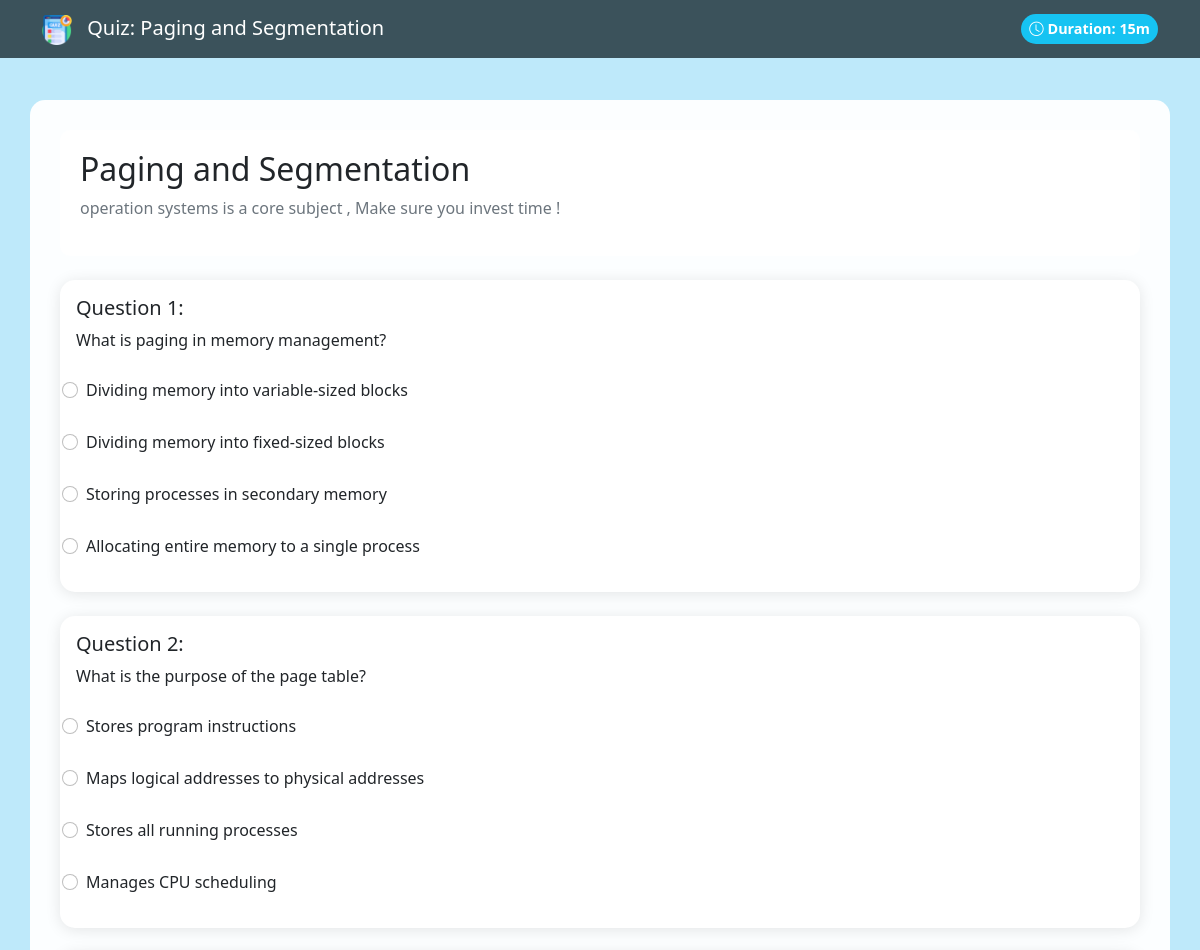
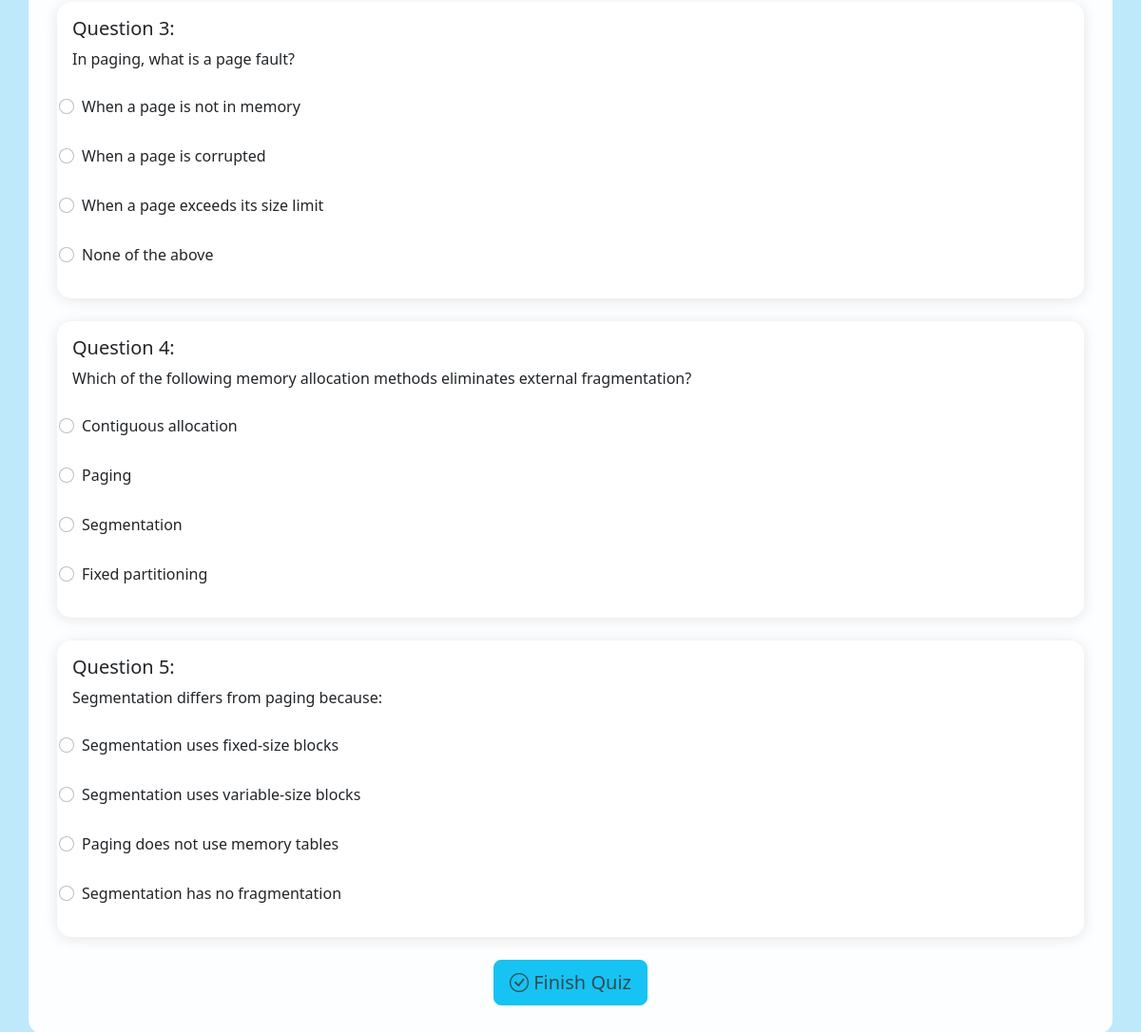
The app's page /start_quiz/8 (signed in) with its own data (2 pictures, top to bottom).
### main.py (models this page shows)
class Quiz(db.Model):
    id = db.Column(db.Integer, primary_key=True)
    name = db.Column(db.String(60),nullable=False)
    quiz_time_duration = db.Column(db.Integer,nullable = False)
    quiz_date = db.Column(db.Date, nullable = False)
    chapter_id = db.Column(db.Integer, db.ForeignKey('chapter.id'), nullable=False)
    feedback = db.Column(db.String(250), nullable=True)
    chapter = db.relationship('Chapter', back_populates = 'chap_quiz')
    qsns = db.relationship('Question', back_populates = 'quiz',cascade = 'all, delete-orphan')
    score = db.relationship('Scores', back_populates = 'quiz',cascade = 'all, delete-orphan')

class Question(db.Model):
    id = db.Column(db.Integer, primary_key=True)
    qsn = db.Column(db.String(350),nullable=False)
    opt1 = db.Column(db.String(160),nullable=False)
    opt2 = db.Column(db.String(160),nullable=False)
    opt3 = db.Column(db.String(160),nullable=True)
    opt4 = db.Column(db.String(160),nullable=True)
    crct_ans = db.Column(db.Integer,nullable=False)
    quiz_id = db.Column(db.Integer, db.ForeignKey('quiz.id'), nullable=False)
    quiz = db.relationship('Quiz', back_populates = 'qsns')

### main.py (the view)
@app.route('/start_quiz/<int:quiz_id>')
def start_quiz(quiz_id):
    if 'user_id' not in session:
        return redirect(url_for('login'))
    quiz = Quiz.query.get(quiz_id)
    if not quiz:
        flash('Quiz not found!', 'error')
        return redirect(url_for('dashboard'))
    questions = Question.query.filter_by(quiz_id=quiz_id).all()
    if not questions:
        flash('No questions available for this quiz!', 'error')
        return redirect(url_for('dashboard'))
    return render_template('take_quiz.html', quiz=quiz, questions=questions)

### templates/take_quiz.html (shortened to what this page needs)
<!DOCTYPE html>
<html lang="en">
<head>
    <link href="https://cdn.jsdelivr.net/npm/bootstrap@5.1.3/dist/css/bootstrap.min.css" rel="stylesheet">
    <link rel="stylesheet" href="https://cdn.jsdelivr.net/npm/bootstrap-icons@1.7.2/font/bootstrap-icons.css">
    <link rel="stylesheet" href="{{ url_for('static', filename='css/user_styles.css') }}">
</head>
<body>
    <nav class="navbar navbar-expand-lg navbar-dark fixed-top">
        <div class="container">
            <a class="navbar-brand" href="#">
                <img src="{{ url_for('static', filename='images/logo.png') }}" alt="QuizMaster Logo" class="nav-logo">
                Quiz: {{ quiz.name }}
            </a>
            <div class="ms-auto">
                <span class="badge bg-primary p-2">
                    <i class="bi bi-clock"></i> Duration:
                    {% set minutes = (quiz.quiz_time_duration | int % 60) %}
                    {% if minutes > 0 %}{{ minutes }}m{% endif %}
                </span>
            </div>
        </div>
    </nav>
    <div class="container main-content">
        <div class="quiz-header mb-4">
            <h2>{{ quiz.name }}</h2>
            <p class="text-muted">{{ quiz.feedback }}</p>
        </div>
        <form action="{{ url_for('submit_quiz', quiz_id=quiz.id) }}" method="POST">
            {% for question in questions %}
            <div class="card mb-4">
                <div class="card-body">
                    <h5 class="card-title">Question {{ loop.index }}:</h5>
                    <p class="card-text">{{ question.qsn }}</p>
                    <div class="options-list">
                        <div class="form-check mb-2">
                            <input class="form-check-input" type="radio"
                                   name="answer_{{ question.id }}" value="1" required>
                            <label class="form-check-label">{{ question.opt1 }}</label>
                        </div>
                        <div class="form-check mb-2">
                            <input class="form-check-input" type="radio"
                                   name="answer_{{ question.id }}" value="2">
                            <label class="form-check-label">{{ question.opt2 }}</label>
                        </div>
                        {% if question.opt3 %}
                        <div class="form-check mb-2">
                            <input class="form-check-input" type="radio"
                                   name="answer_{{ question.id }}" value="3">
                            <label class="form-check-label">{{ question.opt3 }}</label>
                        </div>
                        {% endif %}
                        {% if question.opt4 %}
                        <div class="form-check mb-2">
                            <input class="form-check-input" type="radio"
                                   name="answer_{{ question.id }}" value="4">
                            <label class="form-check-label">{{ question.opt4 }}</label>
                        </div>
                        {% endif %}
                    </div>
                </div>
            </div>
            {% endfor %}
            <div class="text-center mt-4">
                <button type="submit" class="btn btn-primary btn-lg">
                    <i class="bi bi-check-circle"></i> Finish Quiz
                </button>
            </div>
        </form>
    </div>
</body>
</html>

### static/css/user_styles.css (style rules this page uses)
body { background-color: #bee9fa; min-height: 100vh; padding-top: 80px; }
.main-content { background: rgba(255, 255, 255, 0.95); border-radius: 15px; padding: 30px; margin-top: 20px; }
.card { border: none; border-radius: 15px; box-shadow: 0 2px 15px rgba(0, 0, 0, 0.1); transition: transform 0.3s ease; margin-bottom: 20px; }
.navbar { background-color: rgba(52, 74, 83, 0.95) !important; backdrop-filter: blur(10px); }
.nav-logo { width: 30px; height: 30px; margin-right: 10px; }
.btn { border-radius: 8px; padding: 8px 16px; transition: all 0.3s ease; }
.btn-primary { background-color: #16c3f2; border-color: #16c3f2; color: #344a53; }
.quiz-header { background-color: rgba(255, 255, 255, 0.9); padding: 20px; border-radius: 10px; margin-bottom: 30px; }
.form-check { padding: 10px; border-radius: 8px; transition: all 0.3s ease; }
.badge { padding: 8px 12px; font-size: 0.9rem; border-radius: 20px; }
.bg-primary { background-color: #16c3f2 !important; }

### records on screen
Quiz: name "Paging and Segmentation", feedback "operation systems is a core subject , Make sure you invest time !"
Question: qsn "What is paging in memory management?", opt1 "Dividing memory into variable-sized blocks", opt2 "Dividing memory into fixed-sized blocks", opt3 "Storing processes in secondary memory", opt4 "Allocating entire memory to a single process"
Question: qsn "What is the purpose of the page table?", opt1 "Stores program instructions", opt2 "Maps logical addresses to physical addresses", opt3 "Stores all running processes", opt4 "Manages CPU scheduling"
Question: qsn "In paging, what is a page fault?", opt1 "When a page is not in memory", opt2 "When a page is corrupted", opt3 "When a page exceeds its size limit", opt4 "None of the above"
Question: qsn "Which of the following memory allocation methods eliminates external fragmentation?", opt1 "Contiguous allocation", opt2 "Paging", opt3 "Segmentation", opt4 "Fixed partitioning"
Question: qsn "Segmentation differs from paging because:", opt1 "Segmentation uses fixed-size blocks", opt2 "Segmentation uses variable-size blocks", opt3 "Paging does not use memory tables", opt4 "Segmentation has no fragmentation"

### other values on screen
{{ minutes }} "15"
